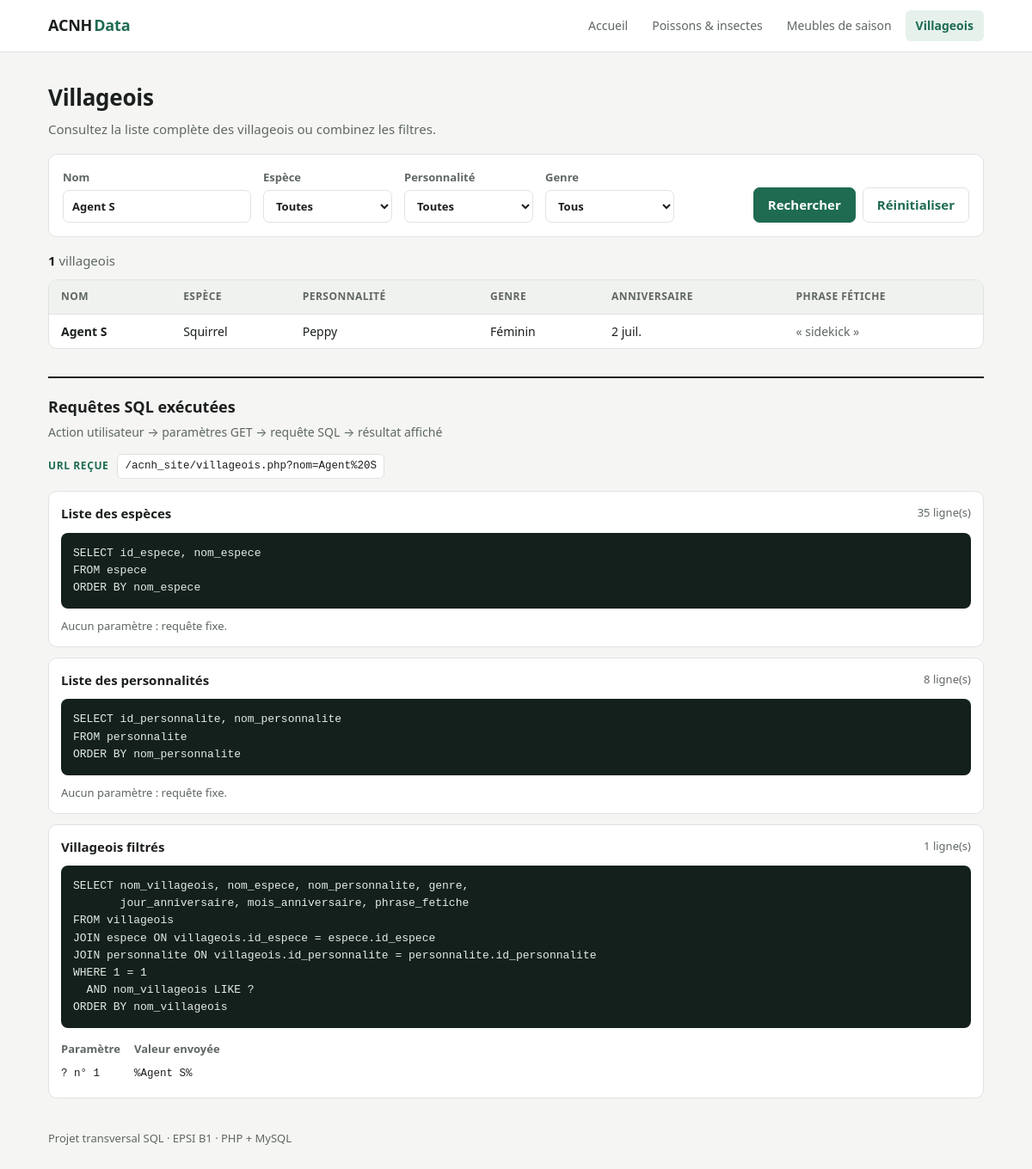
Page /villageois.php?nom=Agent S on the committed database.
### tables this page shows
CREATE TABLE villageois (
  id_villageois            INT         NOT NULL AUTO_INCREMENT,
  id_espece                INT         NOT NULL,
  id_personnalite          INT         NOT NULL,
  nom_villageois           VARCHAR(30) NOT NULL,
  genre                    VARCHAR(10) NOT NULL,
  sous_type                CHAR(1)     NOT NULL,
  jour_anniversaire        INT         NOT NULL,
  mois_anniversaire        INT         NOT NULL,
  phrase_fetiche           VARCHAR(50) NOT NULL,
  chanson_preferee         VARCHAR(50) NOT NULL,
  citation_preferee        TEXT        NOT NULL,
  version_ajout_villageois VARCHAR(10) NOT NULL,
  nom_fichier_villageois   VARCHAR(20) NOT NULL,
  PRIMARY KEY (id_villageois),
  UNIQUE (nom_villageois),
  FOREIGN KEY (id_espece) REFERENCES espece (id_espece),
  FOREIGN KEY (id_personnalite) REFERENCES personnalite (id_personnalite),
  CHECK (genre IN ('Male', 'Female')),
  CHECK (jour_anniversaire BETWEEN 1 AND 31 AND mois_anniversaire BETWEEN 1 AND 12)
);

CREATE TABLE espece (
  id_espece  INT         NOT NULL AUTO_INCREMENT,
  nom_espece VARCHAR(30) NOT NULL,
  PRIMARY KEY (id_espece),
  UNIQUE (nom_espece)
);

CREATE TABLE personnalite (
  id_personnalite  INT         NOT NULL AUTO_INCREMENT,
  nom_personnalite VARCHAR(20) NOT NULL,
  PRIMARY KEY (id_personnalite),
  UNIQUE (nom_personnalite)
);

### villageois.php (the view, shortened to what this page needs)
<?php
require_once 'config.php';
require_once 'includes/fonctions.php';
if (isset($_GET['nom']) && is_string($_GET['nom'])) {
    $nom = trim($_GET['nom']);
} else {
    $nom = '';
}
$sql = "SELECT nom_villageois, nom_espece, nom_personnalite, genre,
       jour_anniversaire, mois_anniversaire, phrase_fetiche
FROM villageois
JOIN espece ON villageois.id_espece = espece.id_espece
JOIN personnalite ON villageois.id_personnalite = personnalite.id_personnalite
WHERE 1 = 1";
$valeurs = [];
if ($nom != '') {
    $sql = $sql . "\n  AND nom_villageois LIKE ?";
    $valeurs[] = '%' . $nom . '%';
}
$sql = $sql . "\nORDER BY nom_villageois";
$requete = $dbh->prepare($sql);
$requete->execute($valeurs);
$villageois = $requete->fetchAll(PDO::FETCH_ASSOC);
$noms_mois = [1 => 'janv.', 2 => 'févr.', 3 => 'mars', 4 => 'avr.', 5 => 'mai', 6 => 'juin',
              7 => 'juil.', 8 => 'août', 9 => 'sept.', 10 => 'oct.', 11 => 'nov.', 12 => 'déc.'];
include 'includes/header.php';
?>
<div class="page-head">
    <h1>Villageois</h1>
    <p>Consultez la liste complète des villageois ou combinez les filtres.</p>
</div>
<form class="filters" method="get">
    <label>Nom
        <input type="text" name="nom" value="<?php echo htmlspecialchars($nom); ?>" placeholder="ex. Bob">
    </label>
    <label>Espèce
        <select name="espece">
            <option value="toutes">Toutes</option>
        </select>
    </label>
    <label>Personnalité
        <select name="personnalite">
            <option value="toutes">Toutes</option>
        </select>
    </label>
    <label>Genre
        <select name="genre">
            <option value="tous">Tous</option>
        </select>
    </label>
    <div class="actions">
        <button type="submit">Rechercher</button>
        <a class="btn-ghost" href="villageois.php?nom=&espece=toutes&personnalite=toutes&genre=tous">Réinitialiser</a>
    </div>
</form>
<p class="count"><strong><?php echo count($villageois); ?></strong> villageois</p>
<div class="table-wrap">
    <table class="data">
        <thead><tr><th>Nom</th><th>Espèce</th><th>Personnalité</th><th>Genre</th><th>Anniversaire</th><th>Phrase fétiche</th></tr></thead>
        <tbody>
        <?php
        foreach ($villageois as $ligne) {
            if ($ligne['genre'] == 'Male') {
                $genre_affiche = 'Masculin';
            } else {
                $genre_affiche = 'Féminin';
            }
            echo "<tr>
                <td class='strong'>" . htmlspecialchars($ligne['nom_villageois']) . "</td>
                <td>" . htmlspecialchars($ligne['nom_espece']) . "</td>
                <td>" . htmlspecialchars($ligne['nom_personnalite']) . "</td>
                <td>$genre_affiche</td>
                <td>" . $ligne['jour_anniversaire'] . " " . $noms_mois[$ligne['mois_anniversaire']] . "</td>
                <td class='muted'>« " . htmlspecialchars($ligne['phrase_fetiche']) . " »</td>
            </tr>";
        }
        ?>
        </tbody>
    </table>
</div>
<section class="sql-panel" id="sql">
    <div class="sql-head">
        <h2>Requêtes SQL exécutées</h2>
        <p>Action utilisateur → paramètres GET → requête SQL → résultat affiché</p>
    </div>
    <div class="sql-url">
        <span>URL reçue</span>
        <code><?php echo htmlspecialchars($_SERVER['REQUEST_URI']);  ?></code>
    </div>
</section>
<?php include 'includes/footer.php'; ?>

### assets/style.css (style rules this page uses)
:root { --bg: #f5f6f4; --surface: #ffffff; --ink: #1b1f1d; --muted: #5f6763; --line: #dfe3e0; --accent: #1e6b52; --accent-soft: #e6f1ec; --code-bg: #14201b; --code-ink: #e3ebe7; --kw: #7fd1ae; --param: #f2c46b; --radius: 10px; }
* { box-sizing: border-box; }
body { margin: 0; background: var(--bg); color: var(--ink); font: 15px/1.55 system-ui, -apple-system, "Segoe UI", Roboto, sans-serif; }
.page-head { padding: 32px 0 16px; }
.page-head h1 { margin: 0 0 6px; font-size: 26px; letter-spacing: -.01em; }
.page-head p { margin: 0; color: var(--muted); max-width: 720px; }
.filters { display: flex; flex-wrap: wrap; gap: 14px; align-items: flex-end; background: var(--surface); border: 1px solid var(--line); border-radius: var(--radius); padding: 16px; margin-bottom: 16px; }
.filters label { display: flex; flex-direction: column; gap: 5px; font-size: 13px; font-weight: 600; color: var(--muted); }
.filters select, .filters input { font: inherit; color: var(--ink); min-width: 150px; padding: 8px 10px; border: 1px solid var(--line); border-radius: 7px; background: #fff; }
.actions { display: flex; gap: 8px; margin-left: auto; }
button, .btn-ghost { font: inherit; font-weight: 600; padding: 8px 16px; border-radius: 7px; cursor: pointer; text-decoration: none; display: inline-block; }
button { background: var(--accent); color: #fff; border: 1px solid var(--accent); }
.btn-ghost { background: transparent; color: var(--accent); border: 1px solid var(--line); }
.count { color: var(--muted); margin: 0 0 10px; }
.count strong { color: var(--ink); }
.table-wrap { background: var(--surface); border: 1px solid var(--line); border-radius: var(--radius); overflow-x: auto; max-height: 560px; overflow-y: auto; }
table.data { width: 100%; border-collapse: collapse; font-size: 14px; }
table.data th { position: sticky; top: 0; background: #f0f2f0; text-align: left; font-size: 12px; text-transform: uppercase; letter-spacing: .04em; color: var(--muted); padding: 10px 14px; border-bottom: 1px solid var(--line); }
table.data td { padding: 9px 14px; border-bottom: 1px solid var(--line); white-space: nowrap; }
table.data tr:last-child td { border-bottom: 0; }
.strong { font-weight: 600; }
.muted { color: var(--muted); }
.sql-panel { margin: 32px 0 8px; border-top: 2px solid var(--ink); padding-top: 20px; }
.sql-head h2 { margin: 0; font-size: 18px; }
.sql-head p { margin: 4px 0 14px; color: var(--muted); font-size: 14px; }
.sql-url { display: flex; gap: 10px; align-items: center; flex-wrap: wrap; margin-bottom: 14px; font-size: 13px; }
.sql-url span { font-weight: 700; text-transform: uppercase; letter-spacing: .05em; color: var(--accent); font-size: 12px; }
.sql-url code { background: var(--surface); border: 1px solid var(--line); padding: 4px 8px; border-radius: 6px; word-break: break-all; }
code { font-family: ui-monospace, Consolas, monospace; font-size: 12.5px; }

### rows in the picture
villageois: nom_villageois "Agent S", id_espece.nom_espece "Squirrel", id_personnalite.nom_personnalite "Peppy", genre "Féminin", jour_anniversaire "2", mois_anniversaire "juil.", phrase_fetiche "sidekick"

### other values in the picture
count($villageois) "1"
$_SERVER['REQUEST_URI'] "/acnh_site/villageois.php?nom=Agent%20S"
$titre "Liste des espèces Liste des personnalités Villageois filtrés"
$nb_lignes "35 8 1"
$valeur "%Agent S%"
